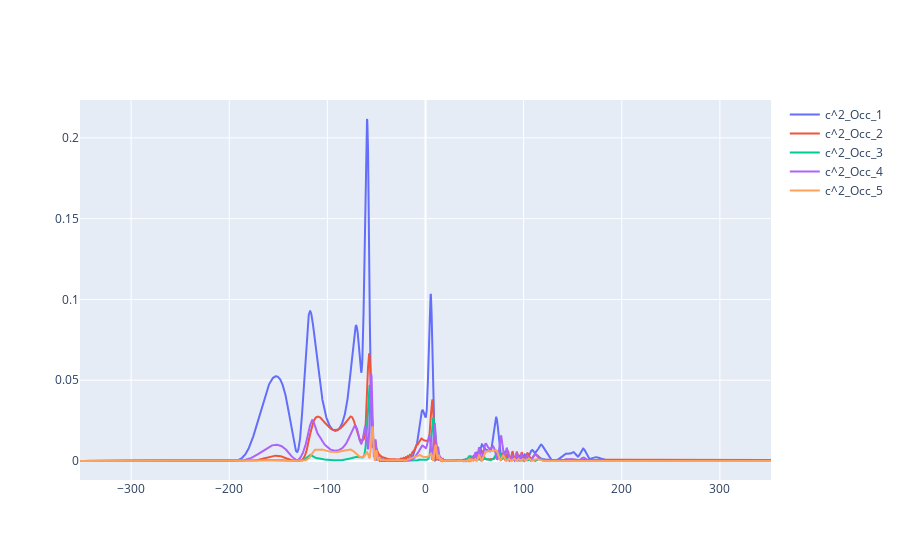

Source (notebook cell):
### Markdown cell above
# Laser dense

### Code cell
df_dense=pd.read_csv("/home/user/BachelorThesis/trecxcoefftests/tiptoe_dense/0014/expec", sep='\s+', header=8)
#shift every column name by one and remove the first column
df_dense.columns = df_dense.columns[1:].tolist() + [""]
#remove last column
df_dense = df_dense.iloc[:, :-1]



fig = go.Figure()
#fig.add_trace(go.Scatter(x=np.array(df_dense["Time"]), y=np.array(df_dense["<Occ{H0:0}>"]), mode='lines', name='c^2_Occ_0'))
fig.add_trace(go.Scatter(x=np.array(df_dense["Time"]), y=np.array(df_dense["<Occ{H0:1}>"]), mode='lines', name='c^2_Occ_1'))
fig.add_trace(go.Scatter(x=np.array(df_dense["Time"]), y=np.array(df_dense["<Occ{H0:2}>"]), mode='lines', name='c^2_Occ_2'))
fig.add_trace(go.Scatter(x=np.array(df_dense["Time"]), y=np.array(df_dense["<Occ{H0:3}>"]), mode='lines', name='c^2_Occ_3'))
fig.add_trace(go.Scatter(x=np.array(df_dense["Time"]), y=np.array(df_dense["<Occ{H0:4}>"]), mode='lines', name='c^2_Occ_4'))
fig.add_trace(go.Scatter(x=np.array(df_dense["Time"]), y=np.array(df_dense["<Occ{H0:5}>"]), mode='lines', name='c^2_Occ_5'))
#fig.add_trace(go.Scatter(x=np.array(df_dense["Time"]), y=1-(np.real(cumulative_integral_reduced)**2+np.imag(cumulative_integral_reduced)**2), mode='lines', name='c^2_analytical'))
#fig.add_trace(go.Scatter(x=np.array(df_dense["Time"]), y=np.array(df_dense["Re{<H0:2|psi>}"]**2+df_dense["Imag{<H0:2|psi>}"]**2), mode='lines', name='c^2_new'))
#fig.add_trace(go.Scatter(x=np.array(df_dense["Time"]), y=np.array(df_dense["Re{<H0:0|psi>}"]), mode='lines', name='c^2_new'))

### Figure 1 — Plotly figure (JSON) as saved in the notebook; plotly's stock layout.template omitted (floating-point values rounded to 4 significant figures; data arrays with more than 128 entries replaced by an {"elided": "..."} marker saying what was removed)
{"data": [{"mode": "lines", "name": "c^2_Occ_1", "type": "scatter", "x": {"elided": "7043 float values"}, "y": {"elided": "7043 float values"}}, {"mode": "lines", "name": "c^2_Occ_2", "type": "scatter", "x": {"elided": "7043 float values"}, "y": {"elided": "7043 float values"}}, {"mode": "lines", "name": "c^2_Occ_3", "type": "scatter", "x": {"elided": "7043 float values"}, "y": {"elided": "7043 float values"}}, {"mode": "lines", "name": "c^2_Occ_4", "type": "scatter", "x": {"elided": "7043 float values"}, "y": {"elided": "7043 float values"}}, {"mode": "lines", "name": "c^2_Occ_5", "type": "scatter", "x": {"elided": "7043 float values"}, "y": {"elided": "7043 float values"}}], "layout": {}}
